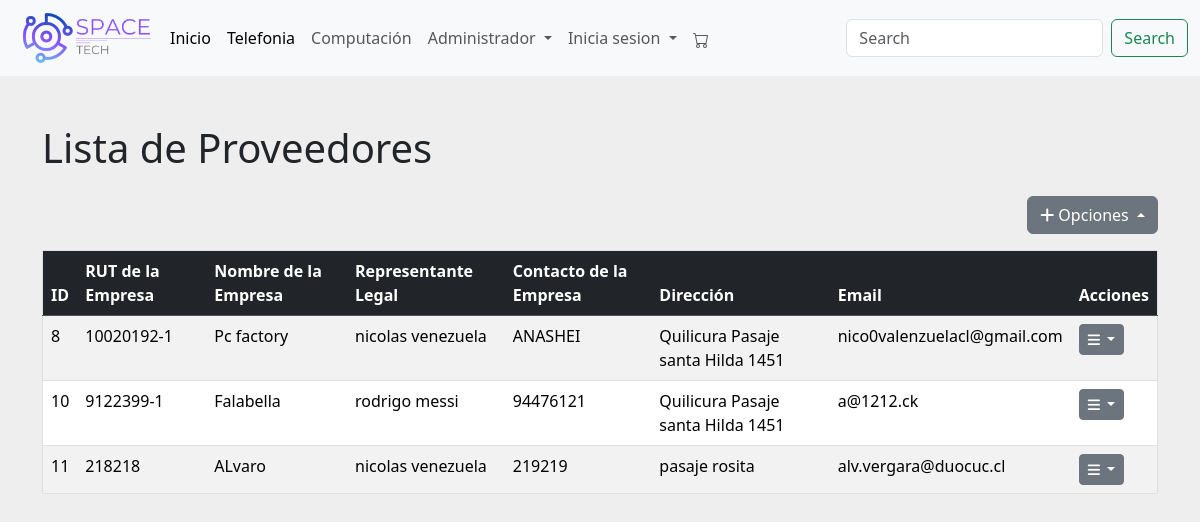
The app's page /proveedores/ (signed in), older data.
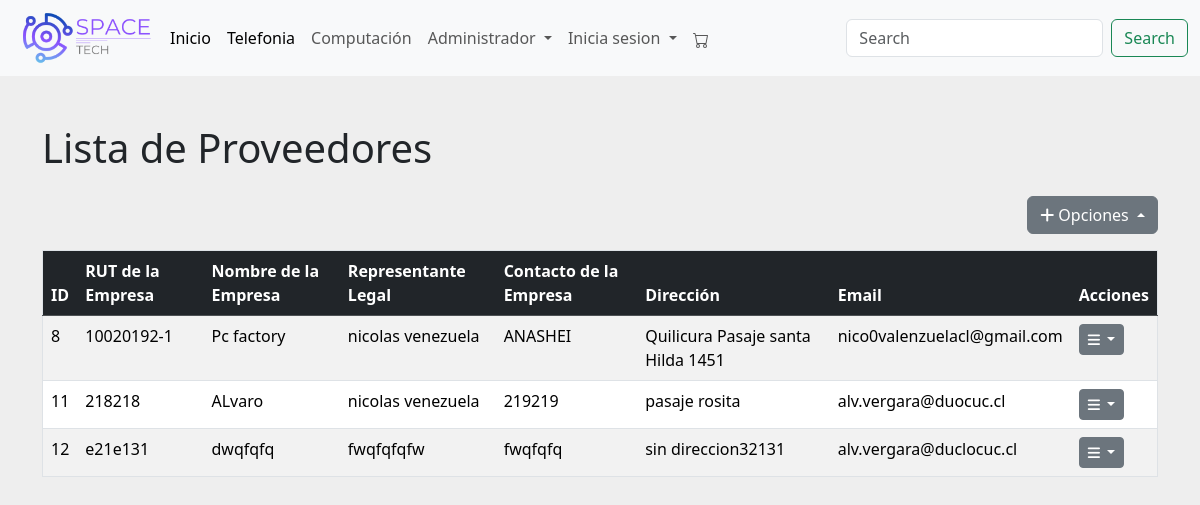
The same page, newer data.
### menu/models.py (models this page shows, shortened)
class Proveedor(models.Model):
    id_proveedor = models.AutoField(primary_key=True, editable=False)
    rut_empresa = models.CharField(max_length=13, verbose_name='RUT de la Empresa')
    nombre_empresa = models.CharField(max_length=100, verbose_name='Nombre de la Empresa')
    representante_legal = models.CharField(max_length=100, verbose_name='Representante Legal', default="")
    contacto_empresa = models.CharField(max_length=50, verbose_name='Contacto de la Empresa')
    direccion_proveedor = models.CharField(max_length=255, verbose_name='Dirección', default="sin direccion")
    email_proveedor = models.EmailField(max_length=70, unique=True, null=True, blank=True)

### menu/views.py (the view)
# urls.py: path('proveedores/', proveedor_list, name='proveedor_list'),
@login_required
@user_passes_test(is_admin)
def proveedor_list(request):
    proveedores = Proveedor.objects.all()
    return render(request, 'proveedor_list.html', {'proveedores': proveedores})

### menu/context_processors.py (called while the page is built)
def carrito_items_count(request):
    if request.user.is_authenticated:
        try:
            carrito = Carrito.objects.get(usuario=request.user)
            count = CarritoItem.objects.filter(carrito=carrito).count()
        except Carrito.DoesNotExist:
            count = 0
    else:
        count = 0
    return {
        'carrito_items_count': count
    }

### menu/views.py (called while the page is built)
def is_admin(user):
    return user.is_authenticated and user.is_staff

### menu/templates/proveedor_list.html (shortened to what this page needs)
<!DOCTYPE html>
<html lang="es">
<head>
    {% load static %}
    <link href="https://cdn.jsdelivr.net/npm/bootstrap@5.3.0/dist/css/bootstrap.min.css" rel="stylesheet">
    <link rel="stylesheet" href="{% static 'css/listaP.css' %}">
</head>
<body>
    {% include "plantilla/menu.html" %}
    <div class="container mt-5">
        <h1 class="mb-4">Lista de Proveedores</h1>
        <div class="d-flex justify-content-end mb-3">
            <div class="dropup">
                <button class="btn btn-secondary dropdown-toggle" type="button" id="dropupMenuButtonActions" data-bs-toggle="dropdown" aria-expanded="false">
                    <i class="fa-solid fa-plus"></i> Opciones
                </button>
            </div>
        </div>
        <div class="table-responsive">
            <table class="table table-striped table-hover">
                <thead class="table-dark">
                    <tr>
                        <th>ID</th>
                        <th>RUT de la Empresa</th>
                        <th>Nombre de la Empresa</th>
                        <th>Representante Legal</th>
                        <th>Contacto de la Empresa</th>
                        <th>Dirección</th>
                        <th>Email</th>
                        <th>Acciones</th>
                    </tr>
                </thead>
                <tbody>
                    {% for proveedor in proveedores %}
                    <tr>
                        <td>{{ proveedor.id_proveedor }}</td>
                        <td>{{ proveedor.rut_empresa }}</td>
                        <td>{{ proveedor.nombre_empresa }}</td>
                        <td>{{ proveedor.representante_legal }}</td>
                        <td>{{ proveedor.contacto_empresa }}</td>
                        <td>{{ proveedor.direccion_proveedor }}</td>
                        <td>{{ proveedor.email_proveedor }}</td>
                        <td>
                            <div class="dropdown">
                                <button class="btn btn-secondary btn-sm dropdown-toggle" type="button" id="dropdownMenuButton{{ proveedor.id }}" data-bs-toggle="dropdown" aria-expanded="false">
                                    <i class="fas fa-bars"></i>
                                </button>
                            </div>
                        </td>
                    </tr>
                    {% endfor %}
                </tbody>
            </table>
        </div>
    </div>
</body>
</html>

Row changes from the older to the newer data that the page shows:
removed Proveedor: id_proveedor "10", rut_empresa "9122399-1", nombre_empresa "Falabella", representante_legal "rodrigo messi", contacto_empresa "94476121", direccion_proveedor "Quilicura Pasaje santa Hilda 1451", email_proveedor "a@1212.ck"
added Proveedor: id_proveedor "12", rut_empresa "e21e131", nombre_empresa "dwqfqfq", representante_legal "fwqfqfqfw", contacto_empresa "fwqfqfq", direccion_proveedor "sin direccion32131", email_proveedor "alv.vergara@duclocuc.cl"
